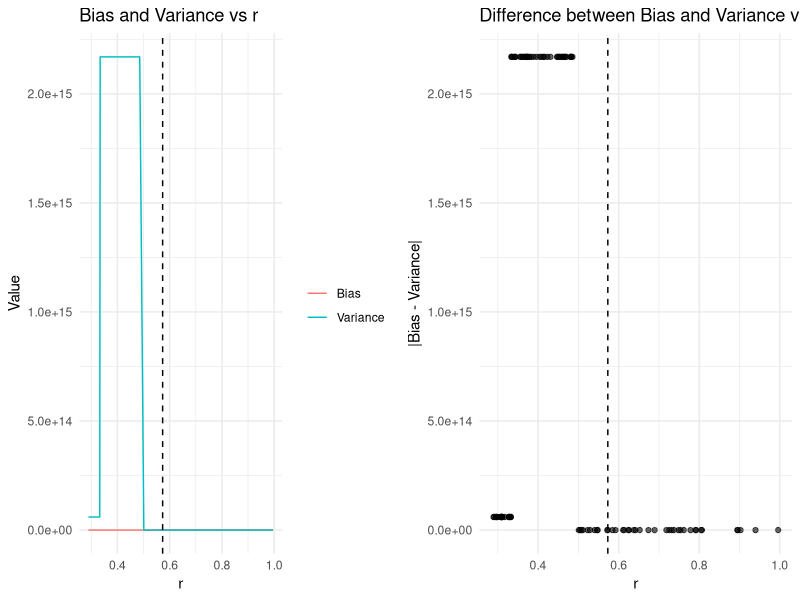

Here is the R script that generated this plot:
## ---- chunk 1
knitr::opts_chunk$set(echo = TRUE)
library(MASS)
library(ggplot2)
library(dplyr)
library(gridExtra)
library(mvtnorm)
## ---- chunk 2
simulate_data <- function(n1 = 1000,   # number of target samples
                          n0 = 1000,   # number of source samples
                          d  = 2,      # dimension
                          seed = 123) {
  set.seed(seed)
  
  # --- Generate Source Data (Mixture of Gaussians) ---
  p_source <- 0.5  # mixture proportion (50% from component 1, 50% from component 2)
  
  # Means for the two components in the source mixture
  mu_source1 <- rep(-4, d)
  mu_source2 <- rep(4, d)  # shift second component to separate it somewhat
  
  # Covariance matrices for the two source components (identity for simplicity)
  Sigma_source1 <- diag(d)*4
  Sigma_source2 <- diag(d)*4
  
  # Allocate memory
  source_data <- matrix(NA, nrow = n1, ncol = d)
  
  # Decide which component each observation belongs to
  z_source <- rbinom(n1, size = 1, prob = p_source)
  
  for (i in seq_len(n1)) {
    if (z_source[i] == 1) {
      source_data[i, ] <- mvrnorm(n = 1, mu = mu_source1, Sigma = Sigma_source1)
    } else {
      source_data[i, ] <- mvrnorm(n = 1, mu = mu_source2, Sigma = Sigma_source2)
    }
  }
  
  # --- Generate Target Data (Another Mixture of Gaussians) ---
  p_target <- 0.5  # mixture proportion for target data
  mu_target1 <- rep(-4,  d)
  mu_target2 <- rep(4, d)
  Sigma_target1 <- diag(d)
  Sigma_target2 <- diag(d)
  
  # Allocate memory
  target_data <- matrix(NA, nrow = n0, ncol = d)
  
  # Mixture indicator for target distribution
  z_target <- rbinom(n0, size = 1, prob = p_target)
  
  for (i in seq_len(n0)) {
    if (z_target[i] == 1) {
      target_data[i, ] <- mvrnorm(n = 1, mu = mu_target1, Sigma = Sigma_target1)
    } else {
      target_data[i, ] <- mvrnorm(n = 1, mu = mu_target2, Sigma = Sigma_target2)
    }
  }
  
  # Return both datasets
  list(
    source = source_data,
    target = target_data
  )
}

# Example Usage
target_sample_n = 1000
source_sample_n = 1000
dimension = 20
sim_data <- simulate_data(n1 = source_sample_n, n0 = target_sample_n, d = dimension, seed = 123)
source_data <- sim_data$source
target_data <- sim_data$target

## ---- chunk 3
target_sample_n = 1000
source_sample_n = 1000
min_sample = min(target_sample_n, source_sample_n)
# Choose parameters
r = 0.02 # we may use monte-carlo simulation
#r = 0.5731

compute_histogram_ratio <- function(x, target_data, source_data, r) {
  # x is a numeric vector of length d
  # target_data: n0 x d
  # source_data: n1 x d
  # r: numeric radius
  
  n0 <- nrow(target_data)
  n1 <- nrow(source_data)
  
  # Indicator sum for target_data
  # 1/ if distance <= r, 0/ otherwise
  # We'll compute Euclidean distance from x to each row in target_data
  dist_target <- apply(target_data, 1, function(xi) sqrt(sum((xi - x)^2)))
  indicators_target <- (dist_target <= r)
  numerator <- mean(indicators_target)  # (1/n0) sum_i 1(...)
  
  # Indicator sum for source_data
  dist_source <- apply(source_data, 1, function(xi) sqrt(sum((xi - x)^2)))
  indicators_source <- (dist_source <= r)
  denominator <- mean(indicators_source)  # (1/n1) sum_j 1(...)
  
  # Avoid division by zero if the denominator = 0
  if (denominator == 0) {
    ratio <- Inf  # or define a small offset to avoid Inf, e.g. ratio <- numerator / (denominator + 1e-10)
  } else {
    ratio <- numerator / denominator
  }
  
  # To obtain the re-weighted test vector
  alpha = log(n0) / n0
  estimate_reweight <- ifelse(
    denominator >= alpha, ratio, 0
  )
  
  list(ratio = ratio, 
       estimation = estimate_reweight)
}


test_n = 2000
test_component <- sample(1:2, size = test_n, replace = TRUE)
test_query <- ifelse(test_component == 1,
                   rnorm(test_n, mean = -4, sd = 4),
                   rnorm(test_n, mean = 4, sd = 4))
test_matrix <- matrix(test_query, nrow = test_n, ncol = dimension)


estimations = matrix(NA, nrow = test_n, ncol = 1)
weighted_ratio = matrix(NA, nrow = test_n, ncol = 1)
for (i in seq_len(test_n)) {
  weighted_ratio[i, ] <- compute_histogram_ratio(test_matrix[i, ], target_data, source_data, r)$ratio
  estimations[i, ] <- compute_histogram_ratio(test_matrix[i, ], target_data, source_data, r)$estimation
}

## ---- chunk 4

## ---- chunk 5
# Get parameters for source
source_params <- list(
  mu1 = mean(source_data[,1]),
  sigma1 = sd(source_data[,1]),
  mu2 = mean(source_data[,2]),
  sigma2 = sd(source_data[,2])
  )

# Get parameters for target
target_params <- list(
  mu1 = mean(target_data[,1]),
  sigma1 = sd(target_data[,1]),
  mu2 = mean(target_data[,2]),
  sigma2 = sd(target_data[,2])
  )

# How to arbitrarily choose r(How the Kpotufe does)
# Load necessary libraries


# Function to compute true density ratio
# This needs to be defined based on your data generation process
# For example, if both source and target are mixtures of Gaussians:
compute_true_density_ratio <- function(x, source_params, target_params) {
  # x: matrix of points where to compute the ratio
  # source_params and target_params: list containing means and covariances
  # Assuming both source and target are mixtures of two Gaussians

  # Source density
  p_source <- 0.5 * dmvnorm(x, mean = source_params$mu1, sigma = source_params$sigma1) +
              0.5 * dmvnorm(x, mean = source_params$mu2, sigma = source_params$sigma2)

  # Target density
  p_target <- 0.5 * dmvnorm(x, mean = target_params$mu1, sigma = target_params$sigma1) +
              0.5 * dmvnorm(x, mean = target_params$mu2, sigma = target_params$sigma2)

  # Avoid division by zero
  p_source[p_source == 0] <- 1e-10

  # Density ratio
  omega_true <- p_target / p_source
  return(omega_true)
}

# Function to compute histograms and estimate density ratios
estimate_density_ratio_histogram <- function(source_data, target_data, r, d, num_bins) {
  # Create bin edges based on r
  # Assuming data is scaled to [0,1] in each dimension
  bin_edges <- seq(0, 1, by = r)

  # Function to assign data points to bins
  assign_bins <- function(data, bin_edges) {
    apply(data, 2, function(x) cut(x, breaks = bin_edges, include.lowest = TRUE, labels = FALSE))
  }

  # Assign bins
  source_bins <- assign_bins(source_data, bin_edges)
  target_bins <- assign_bins(target_data, bin_edges)

  # Convert multi-dimensional bins to single indices
  source_indices <- apply(source_bins, 1, function(row) paste(row, collapse = "-"))
  target_indices <- apply(target_bins, 1, function(row) paste(row, collapse = "-"))

  # Count occurrences in each bin
  source_counts <- table(factor(source_indices, levels = unique(c(source_indices, target_indices))))
  target_counts <- table(factor(target_indices, levels = unique(c(source_indices, target_indices))))

  # Convert counts to density estimates
  p_source_hat <- as.numeric(source_counts) / length(source_data[,1])
  p_target_hat <- as.numeric(target_counts) / length(target_data[,1])

  # Avoid division by zero
  p_source_hat[p_source_hat == 0] <- 1e-10

  # Estimated density ratio
  omega_hat <- p_target_hat / p_source_hat

  return(list(omega_hat = omega_hat, source_counts = source_counts, target_counts = target_counts))
}

# Main function to select optimal r
select_optimal_r <- function(source_data, target_data, d, n0, n1,
                             beta_samples = 100, num_bins = NULL, seed = 123,
                             source_params = NULL, target_params = NULL) {
  set.seed(seed)

  # Normalize data to [0,1] in each dimension for simplicity
  normalize_data <- function(data) {
    apply(data, 2, function(x) (x - min(x)) / (max(x) - min(x)))
  }

  source_data_norm <- normalize_data(source_data)
  target_data_norm <- normalize_data(target_data)

  # If num_bins is not provided, set it based on r
  # We'll compute r based on beta, so num_bins will be 1/r
  # To ensure integer bins, we'll adjust accordingly

  # Sample beta's uniformly from (0,1]
  beta_values <- runif(beta_samples, min = 1e-3, max = 1 + 1e-15)  # Avoid exactly 0

  # Compute r for each beta
  min_n <- min(n0, n1)
  log_min_n <- log(min_n)

  r_values <- (log_min_n / min_n)^(beta_values / (2 * beta_values + d))

  # Initialize vectors to store bias and variance
  bias_values <- numeric(beta_samples)
  variance_values <- numeric(beta_samples)

  # Loop over each beta and compute bias and variance
  for (i in 1:beta_samples) {
    beta <- beta_values[i]
    r <- r_values[i]

    # Compute number of bins per dimension
    # Assuming r is the bin width, number of bins = ceiling(1 / r)
    bins_per_dim <- ceiling(1 / r)

    # Avoid extremely large number of bins
    if (bins_per_dim > 50) {  # Arbitrary limit
      bins_per_dim <- 50
    }

    # Adjust r based on bins_per_dim
    r_adj <- 1 / bins_per_dim

    # Estimate density ratios using histogram
    hist_est <- estimate_density_ratio_histogram(source_data_norm, target_data_norm, r_adj, d, num_bins = bins_per_dim)
    omega_hat <- hist_est$omega_hat

    # Compute bias and variance
    # To compute bias and variance, we need the true omega at each bin
    # We'll approximate the bin centers
    # Generate all possible bin centers
    grid_list <- replicate(d, seq(r_adj/2, 1 - r_adj/2, by = r_adj), simplify = FALSE)
    grid <- expand.grid(grid_list)

    # Compute true omega at each bin center
    omega_true <- compute_true_density_ratio(as.matrix(grid), source_params, target_params)

    # Compute estimated omega at each bin
    # Map histogram omega_hat to grid
    # Assuming the bins are ordered consistently
    # Compute bias: |omega_hat - omega_true|
    bias <- mean(abs(omega_hat - omega_true))

    # Compute variance: variance of omega_hat
    variance <- var(omega_hat)

    bias_values[i] <- bias
    variance_values[i] <- variance
  }

  # Find the r where bias is approximately equal to variance
  # Compute the absolute difference between bias and variance
  diff_bv <- abs(bias_values - variance_values)

  # Find the index with the minimum difference
  optimal_index <- which.min(diff_bv)

  optimal_r <- r_values[optimal_index]
  optimal_beta <- beta_values[optimal_index]
  optimal_bias <- bias_values[optimal_index]
  optimal_variance <- variance_values[optimal_index]

  # Optionally, plot bias and variance vs r
  plot_df <- data.frame(
    r = r_values,
    bias = bias_values,
    variance = variance_values,
    diff = diff_bv
  )

  p1 <- ggplot(plot_df, aes(x = r)) +
    geom_line(aes(y = bias, color = "Bias")) +
    geom_line(aes(y = variance, color = "Variance")) +
    geom_vline(xintercept = optimal_r, linetype = "dashed", color = "black") +
    labs(title = "Bias and Variance vs r",
         x = "r",
         y = "Value",
         color = "") +
    theme_minimal()

  p2 <- ggplot(plot_df, aes(x = r, y = diff)) +
    geom_point(alpha = 0.6) +
    geom_vline(xintercept = optimal_r, linetype = "dashed", color = "black") +
    labs(title = "Difference between Bias and Variance vs r",
         x = "r",
         y = "|Bias - Variance|") +
    theme_minimal()

  grid.arrange(p1, p2, ncol = 2)

  # Return the optimal r and related information
  return(list(
    optimal_r = optimal_r,
    optimal_beta = optimal_beta,
    bias = optimal_bias,
    variance = optimal_variance,
    all_r = r_values,
    all_bias = bias_values,
    all_variance = variance_values
  ))
}

# Example Usage

# Define source and target parameters for true density ratio computation
# Example: both are mixtures of two Gaussians
source_params <- list(
  mu1 = c(0, 0),
  sigma1 = diag(2),
  mu2 = c(3, 3),
  sigma2 = diag(2)
)

target_params <- list(
  mu1 = c(1, 1),
  sigma1 = diag(2) * 0.5,
  mu2 = c(-2, -2),
  sigma2 = diag(2) * 2
)

# Simulate data using the previously defined simulate_data function
simulate_data <- function(n0 = 1000, n1 = 1000, d = 2, seed = 123) {
  set.seed(seed)

  # Source Data
  source_data <- rbind(
    mvrnorm(n = n0 / 2, mu = source_params$mu1, Sigma = source_params$sigma1),
    mvrnorm(n = n0 / 2, mu = source_params$mu2, Sigma = source_params$sigma2)
  )

  # Target Data
  target_data <- rbind(
    mvrnorm(n = n1 / 2, mu = target_params$mu1, Sigma = target_params$sigma1),
    mvrnorm(n = n1 / 2, mu = target_params$mu2, Sigma = target_params$sigma2)
  )

  list(source = source_data, target = target_data)
}

# Generate simulated data
sim_data <- simulate_data(n0 = 1000, n1 = 1000, d = 2, seed = 123)
source_data <- sim_data$source
target_data <- sim_data$target

# Select optimal r
optimal_selection <- select_optimal_r(source_data, target_data, d = 2,
                                     n0 = 1000, n1 = 1000,
                                     beta_samples = 100, num_bins = NULL, seed = 123,
                                     source_params = source_params,
                                     target_params = target_params)
